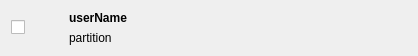
<?xml version="1.0" encoding="UTF-8"?>
<ui version="4.0">
 <class>usersItemWidget</class>
 <widget class="QWidget" name="usersItemWidget">
  <property name="geometry">
   <rect>
    <x>0</x>
    <y>0</y>
    <width>418</width>
    <height>52</height>
   </rect>
  </property>
  <property name="windowTitle">
   <string notr="true">ItemWidget</string>
  </property>
  <property name="styleSheet">
   <string notr="true"/>
  </property>
  <layout class="QGridLayout" name="gridLayout">
   <item row="0" column="0">
    <widget class="QCheckBox" name="checkState">
     <property name="toolTip">
      <string>Set or unset entry as default boot entry.</string>
     </property>
     <property name="text">
      <string notr="true"/>
     </property>
    </widget>
   </item>
   <item row="0" column="1">
    <widget class="QLabel" name="labelIcon">
     <property name="minimumSize">
      <size>
       <width>32</width>
       <height>32</height>
      </size>
     </property>
     <property name="maximumSize">
      <size>
       <width>32</width>
       <height>32</height>
      </size>
     </property>
     <property name="text">
      <string notr="true"/>
     </property>
    </widget>
   </item>
   <item row="0" column="2">
    <layout class="QVBoxLayout" name="verticalLayout">
     <item>
      <widget class="QLabel" name="userName">
       <property name="sizePolicy">
        <sizepolicy hsizetype="MinimumExpanding" vsizetype="Preferred">
         <horstretch>0</horstretch>
         <verstretch>0</verstretch>
        </sizepolicy>
       </property>
       <property name="font">
        <font>
         <weight>75</weight>
         <bold>true</bold>
        </font>
       </property>
       <property name="styleSheet">
        <string notr="true"/>
       </property>
       <property name="text">
        <string notr="true">userName</string>
       </property>
      </widget>
     </item>
     <item>
      <widget class="QLabel" name="partition">
       <property name="sizePolicy">
        <sizepolicy hsizetype="MinimumExpanding" vsizetype="MinimumExpanding">
         <horstretch>0</horstretch>
         <verstretch>0</verstretch>
        </sizepolicy>
       </property>
       <property name="styleSheet">
        <string notr="true"/>
       </property>
       <property name="text">
        <string notr="true">partition</string>
       </property>
       <property name="wordWrap">
        <bool>true</bool>
       </property>
      </widget>
     </item>
    </layout>
   </item>
   <item row="0" column="3">
    <spacer name="horizontalSpacer">
     <property name="orientation">
      <enum>Qt::Horizontal</enum>
     </property>
     <property name="sizeHint" stdset="0">
      <size>
       <width>40</width>
       <height>20</height>
      </size>
     </property>
    </spacer>
   </item>
  </layout>
 </widget>
 <tabstops>
  <tabstop>checkState</tabstop>
 </tabstops>
 <resources/>
 <connections/>
</ui>
